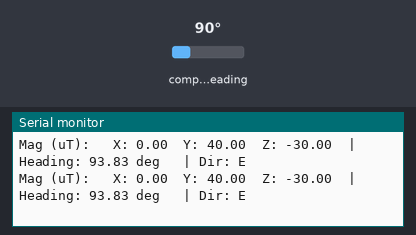
This sketch was run on a simulated ESP32. Shown: the last lines printed to the serial monitor. The inputs (shaded band) are chosen by the test bench; at power-on: compass heading 90°.

Above: at 1.2 s.
1.3 s: compass heading set to 7°
At 1.7 s:
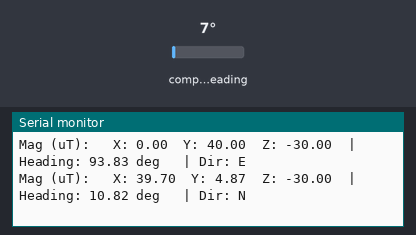
3.5 s: compass heading set to 180°
At 3.71 s:
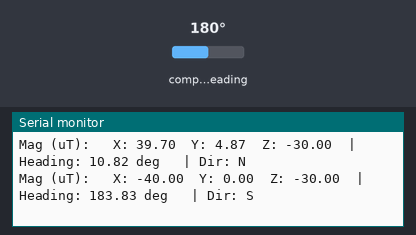
5.5 s: compass heading set to 269°
At 5.72 s:
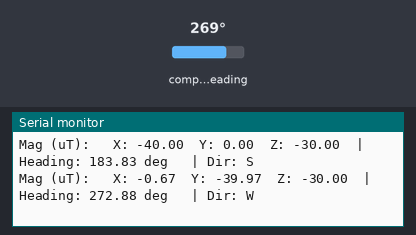
7.5 s: compass heading set to 8°
At 7.74 s:
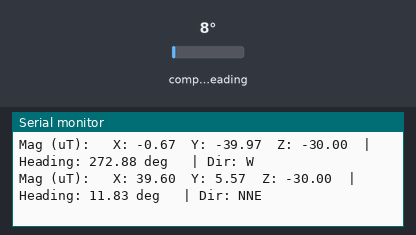
9.5 s: compass heading set to 127°
At 9.75 s:
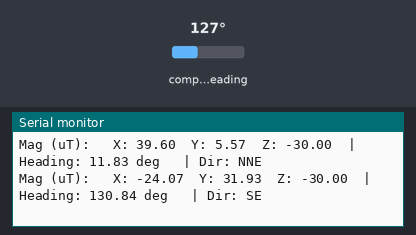
11.5 s: compass heading set to 240°
At 11.77 s:
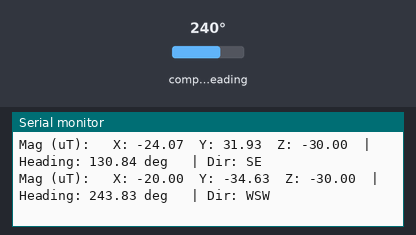

The sketch:

calibracionMagnetometro.ino
```cpp
#include <Wire.h>
#include <Adafruit_Sensor.h>
#include <Adafruit_HMC5883_U.h>
#include <Adafruit_MPU6050.h> // Necesaria para activar el Bypass

// --- CONFIGURACIÓN ---
#define SDA_PIN 2
#define SCL_PIN 1

// Declinación Magnética de Tenango, Morelos
#define ANGULO_DECLINACION_DEG 3.833


Adafruit_MPU6050 mpu;
Adafruit_HMC5883_Unified mag = Adafruit_HMC5883_Unified(12345);

void setup(void) {
  Serial.begin(115200);
  while (!Serial) delay(10); // Esperar consola

  Serial.println("--- Prueba Magnetómetro ---");

  //Iniciar I2C
  Wire.begin(SDA_PIN, SCL_PIN);

  // Iniciar MPU6050 y activar BYPASS
  Serial.print("Iniciando MPU6050 para Bypass... ");
  if (!mpu.begin()) {
    Serial.println("FALLO MPU6050 (No se pudo activar bypass)");
    while (1) { delay(10); }
  }
  Serial.println("OK");

  // Activar Bypass... permite que ESP32 hable con HMC5883L
  mpu.setI2CBypass(true);
  Serial.println("Bypass I2C activado.");

  //Iniciar Magnetómetro
  Serial.print("Iniciando MagnetómetroL... ");
  if (!mag.begin()) {
    Serial.println("FALLO Magnetómetro");
    while (1) { delay(10); }
  }
  Serial.println("OK");

}

void loop(void) {
  sensors_event_t event;
  mag.getEvent(&event);

  // Valores [uTesla]
  Serial.print("Mag (uT): \tX: "); Serial.print(event.magnetic.x);
  Serial.print("\tY: "); Serial.print(event.magnetic.y);
  Serial.print("\tZ: "); Serial.print(event.magnetic.z);

  // Heading (Rumbo)
  float headingRad = atan2(event.magnetic.y, event.magnetic.x);

  // Declinación (Tenango)
  float declinationRad = ANGULO_DECLINACION_DEG * (PI / 180.0);
  headingRad += declinationRad;

  //Normalizando
  if(headingRad < 0) headingRad += 2*PI;
  if(headingRad > 2*PI) headingRad -= 2*PI;

  //En grados
  float headingDeg = headingRad * 180/M_PI;

  //Dirección Cardinal
  const char* cardinal;
  if (headingDeg > 348.75 || headingDeg <= 11.25) cardinal = "N";
  else if (headingDeg <= 33.75)  cardinal = "NNE";
  else if (headingDeg <= 56.25)  cardinal = "NE";
  else if (headingDeg <= 78.75)  cardinal = "ENE";
  else if (headingDeg <= 101.25) cardinal = "E";
  else if (headingDeg <= 123.75) cardinal = "ESE";
  else if (headingDeg <= 146.25) cardinal = "SE";
  else if (headingDeg <= 168.75) cardinal = "SSE";
  else if (headingDeg <= 191.25) cardinal = "S";
  else if (headingDeg <= 213.75) cardinal = "SSW";
  else if (headingDeg <= 236.25) cardinal = "SW";
  else if (headingDeg <= 258.75) cardinal = "WSW";
  else if (headingDeg <= 281.25) cardinal = "W";
  else if (headingDeg <= 303.75) cardinal = "WNW";
  else if (headingDeg <= 326.25) cardinal = "NW";
  else                           cardinal = "NNW";

  Serial.print("\t| Heading: "); Serial.print(headingDeg);
  Serial.print(" deg \t| Dir: "); Serial.println(cardinal);

  delay(250); // Pausa para leer cómodamente
}
```

Measured:
- after the input at 1.3 s, the serial monitor: prints a new line after 0.22 s (image 1)
- after the input at 3.5 s, the serial monitor: prints a new line at once (image 2)
- after the input at 5.5 s, the serial monitor: prints a new line at once (image 3)
- after the input at 7.5 s, the serial monitor: prints a new line after 0.06 s (image 4)
- after the input at 9.5 s, the serial monitor: prints a new line after 0.07 s (image 5)
- after the input at 11.5 s, the serial monitor: prints a new line after 0.08 s (image 6)
